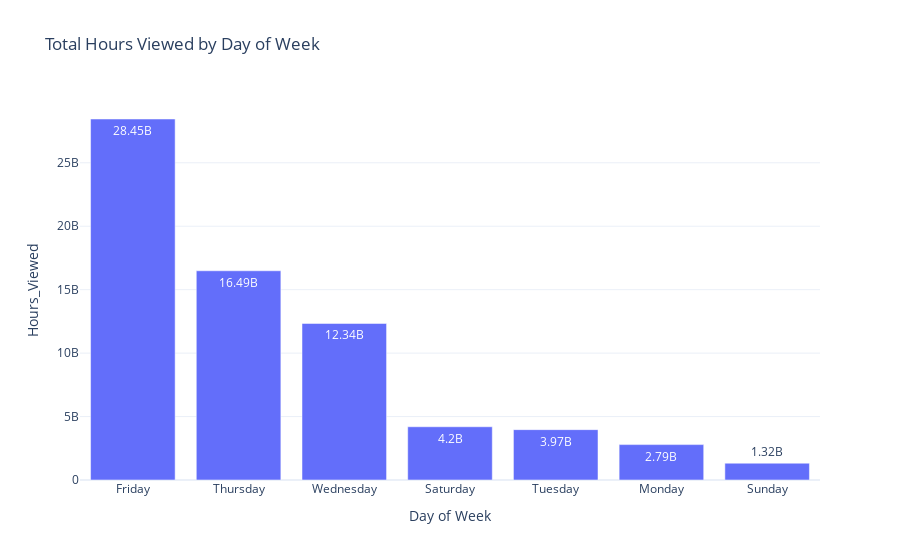

Here is the notebook cell this chart was saved with:
### Markdown cell above
# Weekly Viewership Analysis

### Code cell
# Extract day of week from Release_Date (0 = Monday, 6 = Sunday)
data_sorted['Day_of_Week'] = data_sorted['Release_Date'].dt.dayofweek

# Aggregate by Day of Week and sort by Hours_Viewed
week_agg = data_sorted.groupby('Day_of_Week')['Hours_Viewed'].sum().reset_index()
week_agg = week_agg.sort_values(by='Hours_Viewed', ascending=False)
# Format Hours_Viewed for bar labels
week_agg['Hours_Viewed_Text'] = (week_agg['Hours_Viewed'] / 1e9).round(2).astype(str) + 'B'

# Map day numbers to names
day_names = {0: 'Monday', 1: 'Tuesday', 2: 'Wednesday', 3: 'Thursday', 
             4: 'Friday', 5: 'Saturday', 6: 'Sunday'}
week_agg['Day_Name'] = week_agg['Day_of_Week'].map(day_names)

# Bar chart for Weekly Viewership
fig8 = px.bar(week_agg, x='Day_Name', y='Hours_Viewed', 
                  title='Total Hours Viewed by Day of Week', text='Hours_Viewed_Text')
fig8.update_traces(textposition='auto')
fig8.update_layout(xaxis_title='Day of Week')
fig8.show()
#fig8.write_image("results/fig8.png")

### Figure 1 — Plotly figure (JSON) as saved in the notebook; plotly's stock layout.template omitted (floating-point values rounded to 4 significant figures)
{"data": [{"alignmentgroup": "True", "hovertemplate": "Day_Name=%{x}<br>Hours_Viewed=%{y}<br>Hours_Viewed_Text=%{text}<extra></extra>", "legendgroup": "", "marker": {"color": "#636efa", "pattern": {"shape": ""}}, "name": "", "offsetgroup": "", "orientation": "v", "showlegend": false, "text": ["28.45B", "16.49B", "12.34B", "4.2B", "3.97B", "2.79B", "1.32B"], "textposition": "auto", "type": "bar", "x": ["Friday", "Thursday", "Wednesday", "Saturday", "Tuesday", "Monday", "Sunday"], "xaxis": "x", "y": [28450300000, 16489200000, 12338000000, 4196600000, 3969100000, 2790200000, 1324200000], "yaxis": "y"}], "layout": {"barmode": "relative", "legend": {"tracegroupgap": 0}, "title": {"text": "Total Hours Viewed by Day of Week"}, "xaxis": {"anchor": "y", "domain": [0, 1], "title": {"text": "Day of Week"}}, "yaxis": {"anchor": "x", "domain": [0, 1], "title": {"text": "Hours_Viewed"}}}}
